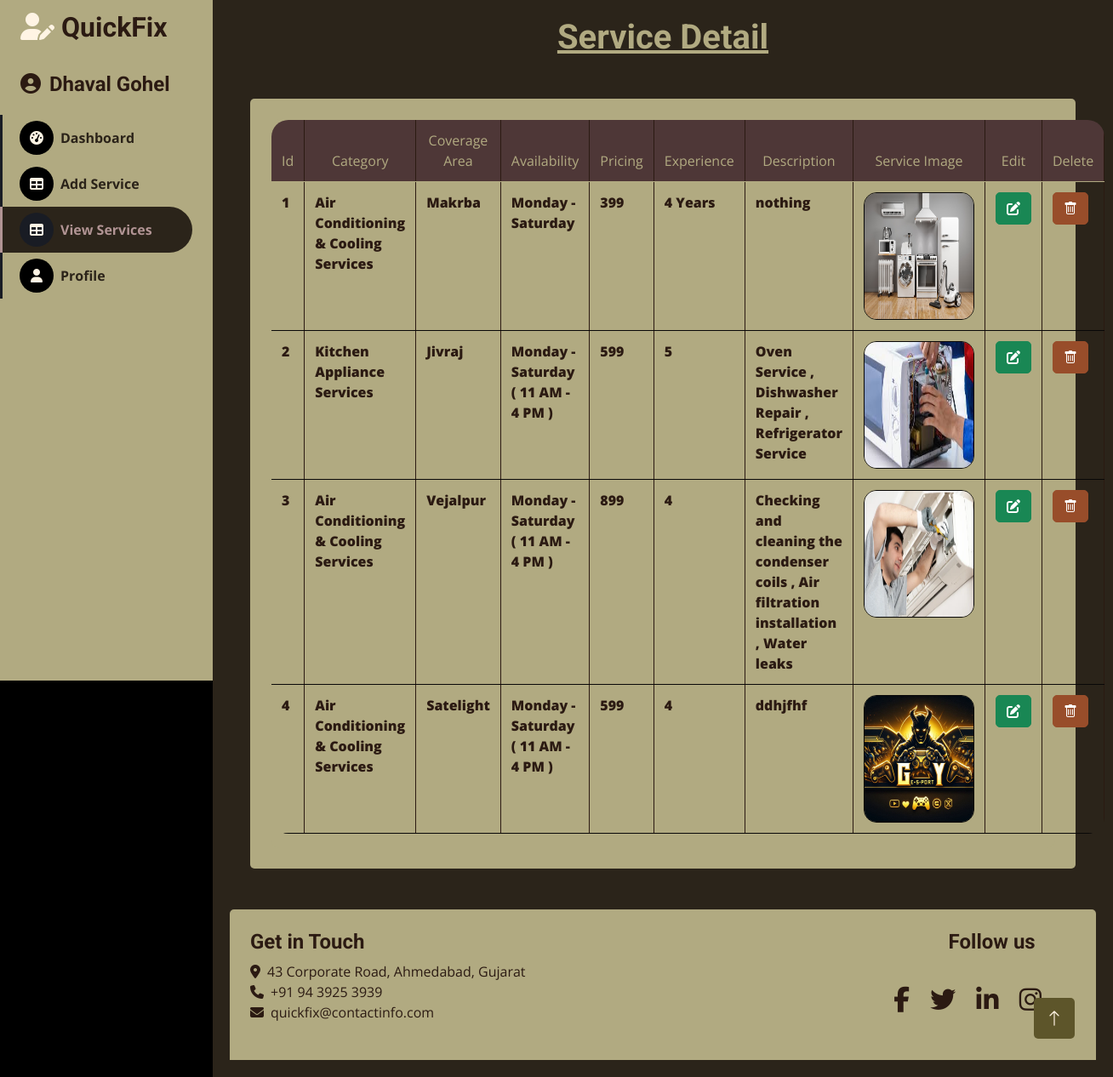
/vendor-view (signed in), run on the app's committed database.
### QuickFix/models.py (models this page shows, shortened)
class ServiceDetail(models.Model):
    id = models.AutoField(primary_key=True)
    category = models.CharField(max_length=100)
    area = models.CharField(max_length=100)
    avilable = models.CharField(max_length=100)
    price = models.IntegerField()
    experience = models.CharField(max_length=100)
    payment_methods = models.CharField(max_length=100)
    desc = models.CharField(max_length=250)
    service_image = models.ImageField(upload_to='static/service_photo/', max_length=250)
    certificate = models.ImageField(upload_to='static/service_photo/', max_length=250)
    email = models.CharField(max_length=100, null=True, blank=True)

### QuickFix/views.py (the view)
# urls.py: path('vendor-view',views.vendorView,name='vendor-view'),
def vendorView(request):
    email = request.session.get('email')
    data = ServiceDetail.objects.filter(email=email)
    return render(request, 'VendorServiceView.html', {'data': data})

### templates/VendorServiceView.html (shortened to what this page needs)
<!DOCTYPE html>
<html lang="en">
<head>
    <link href="https://cdnjs.cloudflare.com/ajax/libs/font-awesome/5.10.0/css/all.min.css" rel="stylesheet">
    <link href="https://cdn.jsdelivr.net/npm/bootstrap-icons@1.4.1/font/bootstrap-icons.css" rel="stylesheet">
    <link rel="stylesheet" href="https://cdnjs.cloudflare.com/ajax/libs/font-awesome/6.0.0-beta3/css/all.min.css">
    <link href="/static/admin_css/lib/owlcarousel/assets/owl.carousel.min.css" rel="stylesheet">
    <link href="/static/admin_css/lib/tempusdominus/css/tempusdominus-bootstrap-4.min.css" rel="stylesheet" />
    <link href="/static/admin_css/css/bootstrap.min.css" rel="stylesheet">
    <link href="/static/admin_css/css/style.css" rel="stylesheet">
</head>
<body>
    <div class="container-fluid position-relative d-flex p-0 gradient-background">
        <div class="sidebar pe-4 pb-3">
            <nav class="navbar bg-secondary navbar-dark">
                <a href="index.html" class="navbar-brand mx-4 mb-3">
                    <h2 class="text-primary"><i class="fa fa-user-edit me-2"></i>QuickFix</h2>
                </a>
                <a class="navbar-brand mx-4 mb-3">
                    <h3 class="text-primary"><i class="fa fa-user-circle" style="color: #2B1A12;"></i>{{request.session.username}}</h3>
                </a>
                <div class="navbar-nav w-100">
                    <a href="{% url 'vendor-dash'%}" class="nav-item nav-link"><i class="fa fa-tachometer-alt me-2"></i>Dashboard</a>
                    <a href="{% url 'vendor-service'%}" class="nav-item nav-link "><i class="fa fa-table me-2"></i>Add Service</a>
                    <a href="{% url 'vendor-view'%}" class="nav-item nav-link active"><i class="fa fa-table me-2"></i>View Services</a>
                    <a href="{% url 'vendor-profile'%}" class="nav-item nav-link"><i class="fa fa-user me-2"></i>Profile</a>
                    <br><br><br><br><br><br><br><br><br><br><br><br><br><br><br><br><br><br><br><br><br>
                </div>
            </nav>
        </div>
        <div class="content">
            <h1 class="text-center mb-4" style="color: #B1AA81;"><u>Service Detail</u></h1>
            <div class="container-fluid pt-4 px-4">
                <div class="row g-4">
                    <div class="col-12">
                        <div class="bg-secondary rounded h-100 p-4">
                            {% if data %}
                            <div class="table-container">
                                <table class="table">
                                        <thead>
                                            <tr>
                                                <th scope="col">Id</th>
                                                <th scope="col">Category</th>
                                                <th scope="col">Coverage Area</th>
                                                <th scope="col">Availability</th>
                                                <th scope="col">Pricing</th>
                                                <th scope="col">Experience</th>
                                                <th scope="col">Description</th>
                                                <th scope="col">Service Image</th>
                                                <th scope="col">Edit</th>
                                                <th scope="col">Delete</th>
                                            </tr>
                                        </thead>
                                        <tbody>
                                            {% for data in data %}
                                                <tr>
                                                    <td>{{ forloop.counter }}</td>
                                                    <td>{{ data.category }}</td>
                                                    <td>{{ data.area }}</td>
                                                    <td>{{ data.avilable }}</td>
                                                    <td>{{ data.price }}</td>
                                                    <td>{{ data.experience }}</td>
                                                    <td>{{ data.desc }}</td>
                                                    <td><img src="{{ data.service_image.url }}" style="width: 130px; height: 150px;" alt="Not Found"></td>
                                                    <td>
                                                        <a href="{% url 'edit_service' data.id %}" class="btn btn-success">
                                                            <i class="fas fa-edit"></i>
                                                        </a>
                                                    </td>
                                                    <td>
                                                        <form id="delete-form-{{ data.id }}" action="{% url 'service_delete' data.id %}" method="POST">
                                                            <button type="button" class="btn btn-danger" onclick="confirmDelete('{{data.id}}')">
                                                                <i class="bi bi-trash"></i>
                                                            </button>
                                                        </form>
                                                    </td>
                                                </tr>
                                            {% endfor %}
                                        </tbody>
                                </table>
                            </div>
                            {% else %}
                                <div style="text-align: center; height: 200px; font-size: 18px; display: flex; justify-content: center; align-items: center;">
                                    <h1 style="color : #2B1A12" >No data available</h1>
                                </div>
                            {% endif %}
                        </div>
                    </div>
                </div>
            </div>
            <br><br><div class="container-fluid bg-secondary text-light rounded-top p-4">
                <div class="row">
                    <div class="col-md-6" style="color: #2B1A12;">
                        <h4 style="color: #2B1A12;">Get in Touch</h4>
                        <ul class="list-unstyled">
                            <li><i class="fa fa-map-marker-alt me-2" style="color: #2B1A12;"></i>43 Corporate Road, Ahmedabad, Gujarat</li>
                            <li><i class="fa fa-phone me-2" style="color: #2B1A12;"></i>+91 94 3925 3939</li>
                            <li><i class="fa fa-envelope me-2" style="color: #2B1A12;"></i>quickfix@contactinfo.com</li>
                        </ul>
                    </div>
                    <div class="col-md-6 text-end">
                        <h4 style="color: #2B1A12; margin-right: 10%;">Follow us</h4>
                        <div class="social-icons">
                            <a href="#" class="facebook" title="Facebook"><i class="fab fa-facebook-f"></i></a>
                            <a href="#" class="twitter" title="Twitter"><i class="fab fa-twitter"></i></a>
                            <a href="#" class="linkedin" title="LinkedIn"><i class="fab fa-linkedin-in"></i></a>
                            <a href="#" class="instagram" title="Instagram"><i class="fab fa-instagram"></i></a>
                        </div>
                    </div>
                </div>
            </div>
        </div>
        <a href="#" class="btn btn-lg btn-primary btn-lg-square back-to-top"><i class="bi bi-arrow-up"></i></a>
    </div>
</body>
</html>

### static/admin_css/css/style.css (style rules this page uses)
:root { --primary: #b19494; --secondary: #191C24; --light: #6C7293; --dark: #000000; }
.back-to-top { position: fixed; display: none; right: 45px; bottom: 45px; z-index: 99; }
.btn { transition: .5s; }
.btn-lg-square { width: 48px; height: 48px; }
.btn-square, .btn-sm-square, .btn-lg-square { padding: 0; display: inline-flex; align-items: center; justify-content: center; font-weight: normal; border-radius: 50px; }
.sidebar { position: fixed; top: 0; left: 0; bottom: 0; width: 250px; height: 100vh; overflow-y: auto; background: var(--secondary); transition: 0.5s; z-index: 999; }
.content { margin-left: 250px; min-height: 100vh; background: var(--dark); transition: 0.5s; }
@media (min-width: 992px) { .sidebar { margin-left: 0; } }
@media (min-width: 992px) { .content { width: calc(100% - 250px); } }
.sidebar .navbar .navbar-nav .nav-link { padding: 7px 20px; color: var(--light); font-weight: 500; border-left: 3px solid var(--secondary); border-radius: 0 30px 30px 0; outline: none; }
.sidebar .navbar .navbar-nav .nav-link:hover, .sidebar .navbar .navbar-nav .nav-link.active { color: var(--primary); background: var(--dark); border-color: var(--primary); }
.sidebar .navbar .navbar-nav .nav-link i { width: 40px; height: 40px; display: inline-flex; align-items: center; justify-content: center; background: var(--dark); border-radius: 40px; }
.sidebar .navbar .navbar-nav .nav-link:hover i, .sidebar .navbar .navbar-nav .nav-link.active i { background: var(--secondary); }

### templates/VendorServiceView.html (style rules this page uses)
body { font-family: 'Open Sans', sans-serif; color: #2b241a; }
.container-fluid { padding: 0; }
.sidebar { width: 250px; background-color: #B1AA81; }
.navbar { background-color: #B1AA81; }
.navbar-brand { color: #2B1A12; }
.navbar-brand h3 { font-weight: 700; margin: 0; font-size: 1.5rem; }
.navbar-brand i { margin-right: 10px; }
.navbar-nav .nav-link { color: #5f513d; font-weight: 600; padding: 10px 15px; }
.navbar-nav .nav-link.active { background-color: #2b241a !important; color: #FFF4E4; }
.content { flex-grow: 1; padding: 20px; background-color: #2b241a; }
.bg-secondary { background-color: #B1AA81 !important; }
.text-primary { color: #2B1A12 !important; }
.bg-secondary .fa { color: #FFF4E4; }
.bg-secondary.rounded-top.p-4 { background-color: #B1AA81 !important; color: #2B1A12; }
.bg-secondary.rounded-top.p-4 a { color: #2B1A12; text-decoration: none; }
.btn-primary { background-color: #40271c; border-color: #40271c; }
.back-to-top i { color: #FFF4E4; }
.sidebar .navbar .navbar-nav .nav-link { color: #2b2319; font-weight: bold; }
form { margin: auto; }
.btn-primary { background-color: #5d552a; border: none; padding: 10px 20px; font-weight: bold; border-radius: 5px; margin-top: 20px; }
th,td { border-right: 1px solid #2B1A12; }
.social-icons { padding: 30px; background-color: #B1AA81; text-decoration: none; }
.social-icons a { color: #1c7f40; padding: 10px; line-height: 30px; font-size: 30px; margin-right: 0%; text-decoration: none; }
.social-icons a i { line-height: 30px; font-size: 30px; -webkit-transition: all 200ms ease-in; -webkit-transform: scale(1); -ms-transition: all 200ms ease-in; -ms-transform: scale(1); -moz-transition: all 200ms ease-in; -moz-transform: scale(1); transition: all 200ms ease-in; transform: scale(1); }
.table-container { background-color: #B1AA81; padding: 1px; border-radius: 10px; }
.table { width: 100%; border-radius : 25px; border-collapse:collapse; border-spacing: 0; border-radius: 20px; overflow: hidden; }
.table thead { background-color: #4e3737; color: #B1AA81; font-weight:bold; font-size: medium; }
.table thead th { padding: 12px; text-align: center; font-weight: normal; }
.table tbody td { padding: 12px; border-bottom: 1px solid #080707; color: #2B1A12; font-weight: 800; }
.table img { width: 150px; height: 170px; border-radius: 15px; border: 1px solid #080707; }

### data on the page
ServiceDetail: category "Air Conditioning & Cooling Services", area "Makrba", avilable "Monday - Saturday", price "399", experience "4 Years", desc "nothing", service_image (picture)
ServiceDetail: category "Kitchen Appliance Services", area "Jivraj", avilable "Monday - Saturday ( 11 AM - 4 PM )", price "599", experience "5", desc "Oven Service , Dishwasher Repair , Refrigerator Service", service_image (picture)
ServiceDetail: category "Air Conditioning & Cooling Services", area "Vejalpur", avilable "Monday - Saturday ( 11 AM - 4 PM )", price "899", experience "4", desc "Checking and cleaning the condenser coils , Air filtration installation , Water leaks", service_image (picture)
ServiceDetail: category "Air Conditioning & Cooling Services", area "Satelight", avilable "Monday - Saturday ( 11 AM - 4 PM )", price "599", experience "4", desc "ddhjfhf", service_image (picture)

### other printed values
{{ request.session.username }} "Dhaval Gohel"
